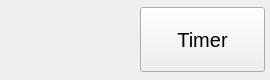
<?xml version="1.0" encoding="UTF-8"?>
<ui version="4.0">
 <class>Timer_widget</class>
 <widget class="QWidget" name="Timer_widget">
  <property name="windowModality">
   <enum>Qt::WindowModality::NonModal</enum>
  </property>
  <property name="geometry">
   <rect>
    <x>0</x>
    <y>0</y>
    <width>270</width>
    <height>80</height>
   </rect>
  </property>
  <property name="sizePolicy">
   <sizepolicy hsizetype="Fixed" vsizetype="Fixed">
    <horstretch>0</horstretch>
    <verstretch>0</verstretch>
   </sizepolicy>
  </property>
  <property name="minimumSize">
   <size>
    <width>270</width>
    <height>80</height>
   </size>
  </property>
  <property name="maximumSize">
   <size>
    <width>270</width>
    <height>80</height>
   </size>
  </property>
  <property name="contextMenuPolicy">
   <enum>Qt::ContextMenuPolicy::NoContextMenu</enum>
  </property>
  <property name="acceptDrops">
   <bool>true</bool>
  </property>
  <property name="windowTitle">
   <string notr="true"/>
  </property>
  <widget class="QFrame" name="Timer_frame">
   <property name="geometry">
    <rect>
     <x>0</x>
     <y>0</y>
     <width>270</width>
     <height>80</height>
    </rect>
   </property>
   <property name="minimumSize">
    <size>
     <width>270</width>
     <height>80</height>
    </size>
   </property>
   <property name="maximumSize">
    <size>
     <width>270</width>
     <height>80</height>
    </size>
   </property>
   <property name="frameShape">
    <enum>QFrame::Shape::NoFrame</enum>
   </property>
   <property name="frameShadow">
    <enum>QFrame::Shadow::Plain</enum>
   </property>
   <layout class="QHBoxLayout" name="horizontalLayout">
    <property name="spacing">
     <number>10</number>
    </property>
    <property name="leftMargin">
     <number>5</number>
    </property>
    <property name="topMargin">
     <number>5</number>
    </property>
    <property name="rightMargin">
     <number>5</number>
    </property>
    <property name="bottomMargin">
     <number>5</number>
    </property>
    <item>
     <widget class="QLabel" name="Timer_label">
      <property name="minimumSize">
       <size>
        <width>125</width>
        <height>65</height>
       </size>
      </property>
      <property name="maximumSize">
       <size>
        <width>125</width>
        <height>65</height>
       </size>
      </property>
      <property name="font">
       <font>
        <pointsize>15</pointsize>
       </font>
      </property>
      <property name="text">
       <string/>
      </property>
      <property name="alignment">
       <set>Qt::AlignmentFlag::AlignCenter</set>
      </property>
     </widget>
    </item>
    <item>
     <layout class="QVBoxLayout" name="verticalLayout">
      <property name="spacing">
       <number>5</number>
      </property>
      <property name="rightMargin">
       <number>0</number>
      </property>
      <item>
       <widget class="QPushButton" name="Timer_button">
        <property name="sizePolicy">
         <sizepolicy hsizetype="Preferred" vsizetype="Preferred">
          <horstretch>0</horstretch>
          <verstretch>0</verstretch>
         </sizepolicy>
        </property>
        <property name="minimumSize">
         <size>
          <width>125</width>
          <height>60</height>
         </size>
        </property>
        <property name="maximumSize">
         <size>
          <width>125</width>
          <height>65</height>
         </size>
        </property>
        <property name="font">
         <font>
          <pointsize>15</pointsize>
         </font>
        </property>
        <property name="text">
         <string>Timer</string>
        </property>
       </widget>
      </item>
     </layout>
    </item>
   </layout>
  </widget>
 </widget>
 <resources/>
 <connections/>
</ui>
